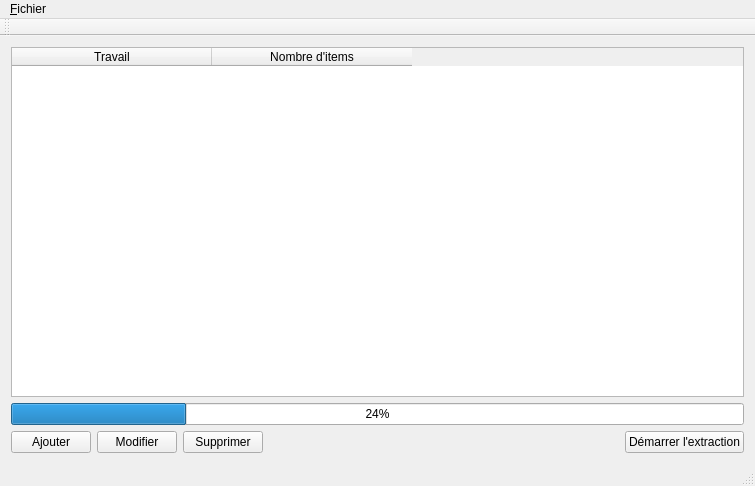
<?xml version="1.0" encoding="UTF-8"?>
<ui version="4.0">
 <class>FormMainClass</class>
 <widget class="QMainWindow" name="FormMainClass">
  <property name="geometry">
   <rect>
    <x>0</x>
    <y>0</y>
    <width>755</width>
    <height>486</height>
   </rect>
  </property>
  <property name="windowTitle">
   <string>GLPI Data Extractor</string>
  </property>
  <widget class="QWidget" name="centralWidget">
   <layout class="QGridLayout" name="gridLayout">
    <item row="0" column="0">
     <layout class="QVBoxLayout" name="verticalLayout">
      <item>
       <widget class="QTableWidget" name="tableWidget">
        <attribute name="horizontalHeaderMinimumSectionSize">
         <number>200</number>
        </attribute>
        <attribute name="horizontalHeaderShowSortIndicator" stdset="0">
         <bool>true</bool>
        </attribute>
        <attribute name="horizontalHeaderStretchLastSection">
         <bool>false</bool>
        </attribute>
        <column>
         <property name="text">
          <string>Travail</string>
         </property>
        </column>
        <column>
         <property name="text">
          <string>Nombre d'items</string>
         </property>
        </column>
       </widget>
      </item>
      <item>
       <widget class="QProgressBar" name="progressBarExecution">
        <property name="value">
         <number>24</number>
        </property>
        <property name="invertedAppearance">
         <bool>false</bool>
        </property>
       </widget>
      </item>
      <item>
       <layout class="QHBoxLayout" name="horizontalLayout">
        <item>
         <widget class="QPushButton" name="pushButton_AddJob">
          <property name="text">
           <string>Ajouter</string>
          </property>
          <property name="icon">
           <iconset resource="globalformressources.qrc">
            <normaloff>:/global/add22.png</normaloff>:/global/add22.png</iconset>
          </property>
         </widget>
        </item>
        <item>
         <widget class="QPushButton" name="pushButton_UpdateJob">
          <property name="text">
           <string>Modifier</string>
          </property>
          <property name="icon">
           <iconset resource="globalformressources.qrc">
            <normaloff>:/global/edit22.png</normaloff>:/global/edit22.png</iconset>
          </property>
         </widget>
        </item>
        <item>
         <widget class="QPushButton" name="pushButton_DeleteJob">
          <property name="text">
           <string>Supprimer</string>
          </property>
          <property name="icon">
           <iconset resource="globalformressources.qrc">
            <normaloff>:/global/Delete22.png</normaloff>:/global/Delete22.png</iconset>
          </property>
         </widget>
        </item>
        <item>
         <spacer name="horizontalSpacer">
          <property name="orientation">
           <enum>Qt::Horizontal</enum>
          </property>
          <property name="sizeHint" stdset="0">
           <size>
            <width>40</width>
            <height>20</height>
           </size>
          </property>
         </spacer>
        </item>
        <item>
         <widget class="QPushButton" name="pushButtonExecute">
          <property name="text">
           <string>Démarrer l'extraction</string>
          </property>
         </widget>
        </item>
       </layout>
      </item>
     </layout>
    </item>
   </layout>
  </widget>
  <widget class="QMenuBar" name="menuBar">
   <property name="geometry">
    <rect>
     <x>0</x>
     <y>0</y>
     <width>755</width>
     <height>21</height>
    </rect>
   </property>
   <widget class="QMenu" name="menu_Fichier">
    <property name="title">
     <string>&amp;Fichier</string>
    </property>
    <addaction name="action_Quitter"/>
   </widget>
   <addaction name="menu_Fichier"/>
  </widget>
  <widget class="QToolBar" name="mainToolBar">
   <attribute name="toolBarArea">
    <enum>TopToolBarArea</enum>
   </attribute>
   <attribute name="toolBarBreak">
    <bool>false</bool>
   </attribute>
  </widget>
  <widget class="QStatusBar" name="statusBar"/>
  <action name="action_Quitter">
   <property name="text">
    <string>&amp;Quitter</string>
   </property>
  </action>
 </widget>
 <layoutdefault spacing="6" margin="11"/>
 <resources>
  <include location="formmain.qrc"/>
  <include location="globalformressources.qrc"/>
 </resources>
 <connections>
  <connection>
   <sender>action_Quitter</sender>
   <signal>triggered()</signal>
   <receiver>FormMainClass</receiver>
   <slot>close()</slot>
   <hints>
    <hint type="sourcelabel">
     <x>-1</x>
     <y>-1</y>
    </hint>
    <hint type="destinationlabel">
     <x>299</x>
     <y>199</y>
    </hint>
   </hints>
  </connection>
 </connections>
</ui>
